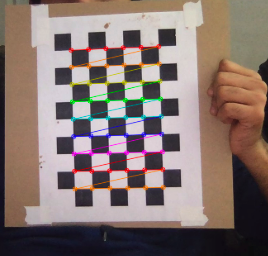
#> input picture grid.png, 268 x 256 px, given as the content of the folder data/usbcam, which was not available
$ python main.py
#> lines starting #> are read from the running program, lines starting #| are printed output that depends on the picture; after the words box and inside, x2 and y2 are one past the last pixel; in counts of white or black regions, pixels touching at a corner belong together; pictures that were not available may be replaced by others from this repository, and a replacement may not be noted
### utils.py
import cv2 as cv

def extract_params(cameraMatrix, distCoeffs):
    return {
        "fx" : cameraMatrix[0,0],
        "fy" : cameraMatrix[1,1],
        "cx" : cameraMatrix[0,2],
        "cy" : cameraMatrix[1,2],
        "k1" : distCoeffs[0,0],
        "k2" : distCoeffs[0,1],
        "p1" : distCoeffs[0,2],
        "p2" : distCoeffs[0,3],
        "p3" : distCoeffs[0,4]
    }

def write_to_file(params, fname):
    with open(fname, "w") as f:
        for key in params:
            f.write(f"{key}: {params[key]}\n")

def undistort(img, mtx, dist):
    h,w = img.shape[:2]
    newcameramtx, roi = cv.getOptimalNewCameraMatrix(mtx, dist, (w,h), 1, (w,h))
    # dst = cv.undistort(img, mtx, dist, None, newcameramtx)

    mapx,mapy = cv.initUndistortRectifyMap(mtx,dist,None,newcameramtx,(w,h),5)
    dst = cv.remap(img,mapx,mapy,cv.INTER_LINEAR)

    x,y,w,h = roi
    # dst = dst[y:y+h, x:x+h]
    # resized = cv.resize(dst, (img.shape[:2][::-1]))
    return dst


### main.py
import os
import sys
import argparse

import numpy as np
import cv2 as cv
import glob

from utils import *

parser = argparse.ArgumentParser()
parser.add_argument("--images_path", default="data/usbcam/", help="the path where images are stored")
parser.add_argument('--debug', help='Enable VSCode debugging', default=False, action='store_true')
parser.add_argument('--innerW', default=6, help="number of inner corners (width)")
parser.add_argument('--innerH', default=9, help="number of inner corners (height)")
parser.add_argument('--viz', default=False, action='store_true', help="whether to generate image distortions")
parser.add_argument('--outfile', default='calibration_params.txt')

args = parser.parse_args()

if __name__ == "__main__":

    if args.debug:
        # Ref: https://vinta.ws/code/remotely-debug-a-python-app-inside-a-docker-container-in-visual-studio-code.html
        import ptvsd
        print("Enabling attach starts.")
        ptvsd.enable_attach(address=('0.0.0.0', 8091))
        ptvsd.wait_for_attach()
        print("Enabling attach ends.")

    criteria = (cv.TERM_CRITERIA_EPS + cv.TERM_CRITERIA_MAX_ITER, 25, 0.001)
    # prepare object points, like (0,0,0), (1,0,0), (2,0,0) ....,(6,5,0)
    objp = np.zeros((args.innerW*args.innerH,3), np.float32)
    objp[:,:2] = np.mgrid[0:args.innerH,0:args.innerW].T.reshape(-1,2)

    # Arrays to store object points and image points from all the images.
    objpoints = [] # 3d point in real world space
    imgpoints = [] # 2d points in image plane.

    all_paths = glob.glob(f"{args.images_path}/*.png")

    imgs = []
    imgs_corners = []
    imgs_undistorted = []

    for path in all_paths:
        img = cv.imread(path)
#> img is the input picture: shape (256, 268, 3); mean B, G, R 113.2, 117.9, 134.7
        gray = cv.cvtColor(img, cv.COLOR_BGR2GRAY)
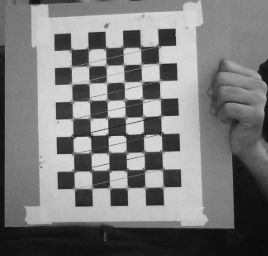
#> gray: shape (256, 268); min 8, max 222, mean 122.4

        # Find the chess board corners
        ret, corners = cv.findChessboardCorners(gray, (args.innerW,args.innerH), None)
#> ret = True; corners = 54 rows, first 8: [71.07, 48.39], [88.3, 48.82], [105.5, 48], [123, 47], [139.3, 48.02], [158, 46], [72.47, 66.34], [88.5, 66]
        # make sure that the corners were found
        if not ret:
            print(path)
            continue
        imgs.append(img)
        objpoints.append(objp)
        corners2 = cv.cornerSubPix(gray,corners, (11,11), (-1,-1), criteria)
#> corners2 = 54 rows, first 8: [70.79, 49.56], [88.25, 48.91], [105.6, 48.36], [122.9, 47.53], [140.6, 47.09], [158.2, 45.86], [71.37, 66.66], [88.41, 65.94]
        imgpoints.append(corners)
        # Draw and display the corners
        cv.drawChessboardCorners(img, (args.innerW,args.innerH), corners2, ret)
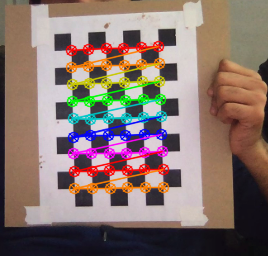
#> img: shape (256, 268, 3); 12.15% of pixels changed, all inside (x1, y1, x2, y2) = (65, 40, 170, 195)
        imgs_corners.append(img)

    # get the camera calibrations
    ret, mtx, dist, rvecs, tvecs = cv.calibrateCamera(objpoints, imgpoints, gray.shape[::-1], None, None)
#> ret = 30.05; mtx = [[2254.8, 0, 157.9], [0, 10668.6, 126.8], [0, 0, 1]]; dist = [[-942.2, -0.151, 0.271, -14.8, -3.27e-05]]; rvecs = ([0.335, 1.33, -0.131],); tvecs = ([-7.69, -3.1, 468.9],)

    params = extract_params(mtx, dist)
#> params = 9 items
    write_to_file(params, args.outfile)
#> the loop in write_to_file, `for key in params:` made 9 passes
#> key on passes 1 to 9: 'fx', 'fy', 'cx', 'cy', 'k1', 'k2', 'p1', 'p2', 'p3'

    imgs_undistorted = [undistort(img, mtx, dist) for img in imgs]
#> in undistort, `newcameramtx, roi = cv.getOptimalNewCameraMatrix(mtx, dist, (w,h), 1, ..`: newcameramtx has the same summary as mtx outside undistort; roi = (0, 6, 267, 239)
#> in undistort, `mapx,mapy = cv.initUndistortRectifyMap(mtx,dist,None,newcameramtx,(w,h..`:
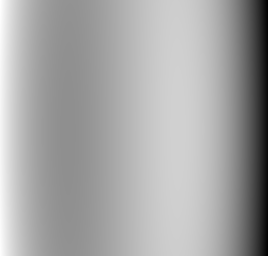
#> mapx: shape (256, 268) float32; min -228, max 256, mean 87.3; drawn with min black and max white
#> in undistort, `mapx,mapy = cv.initUndistortRectifyMap(mtx,dist,None,newcameramtx,(w,h..`:
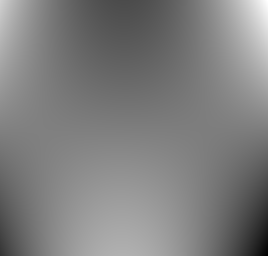
#> mapy: shape (256, 268) float32; min -220.7, max 486.3, mean 131; drawn with min black and max white
#> in undistort, `dst = cv.remap(img,mapx,mapy,cv.INTER_LINEAR)`:
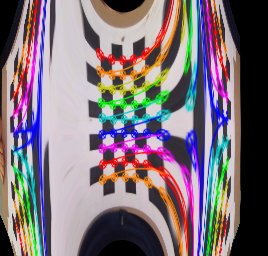
#> dst: shape (256, 268, 3); mean B, G, R 121.8, 113.6, 126.5
#> in undistort, `x,y,w,h = roi`: x = 0; y = 6; w = 267; h = 239
#> imgs_undistorted = 1 item

    corners = np.concatenate(imgs_corners[0:15], axis=0)
    undistorted = np.concatenate(imgs_undistorted[0:15], axis=0)

    cmb = np.concatenate((corners, undistorted), axis=1)
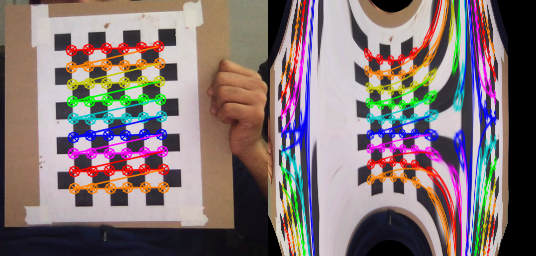
#> cmb: shape (256, 536, 3); mean of channels 0, 1, 2 116.1, 115.1, 131.3; drawn as B, G, R
    cv.imwrite("viz.png", cmb)
